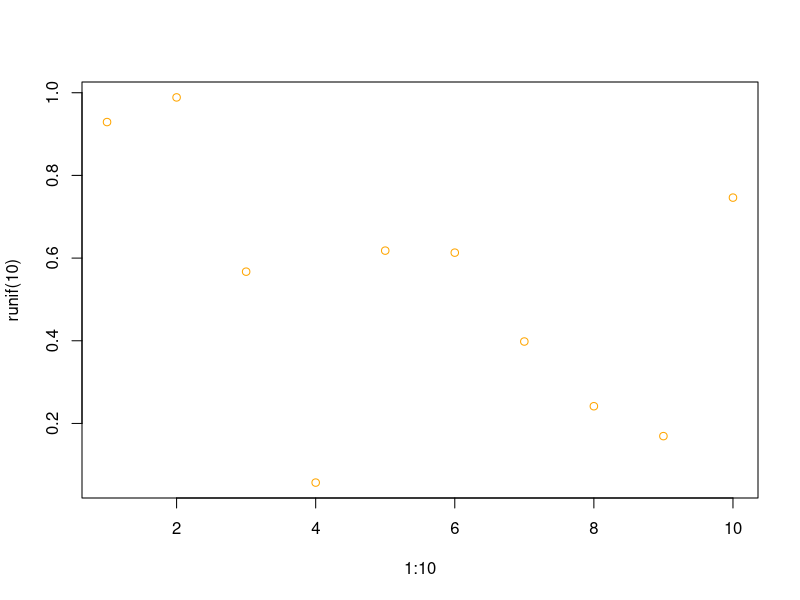

Recreate this plot in R.
## ---- chunk 1
knitr::opts_chunk$set(eval = TRUE)
knitr::opts_chunk$set(fig.path = "images/")
knitr::opts_knit$set(out.format = "jekyll")
## ---- chunk 2
runif(100)
## ---- chunk 3
plot(1:10, runif(10), col = "orange")
